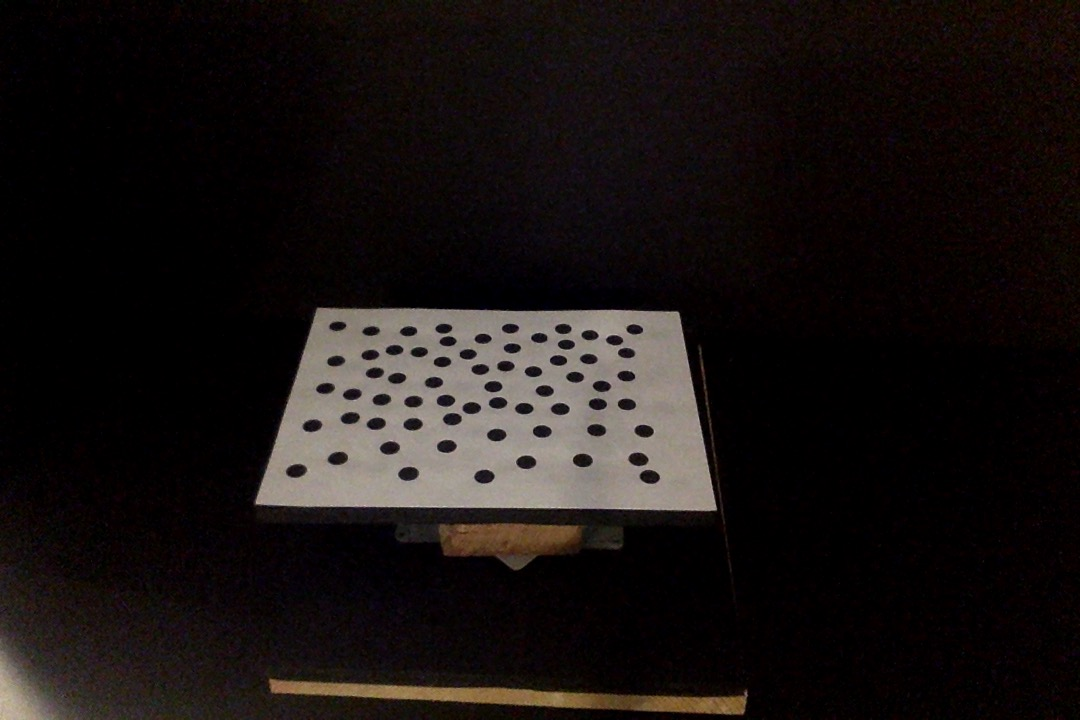
%> input picture patterncalib/CALIMAGES/cal01.jpg, 1080 x 720 px
$ octave --eval "result = detectellipses_v2('CALIMAGES/cal01.jpg');"   (GNU Octave 9; MATLAB toolbox functions it lacks are replaced by stand-ins)
%> lines starting %> are read from the running program, lines starting %| are printed output that depends on the picture
function [ellipses,area,imsize] = detectellipses_v2(fname,THRESH)
%> called with fname = 'CALIMAGES/cal01.jpg'
% ellipses = detectellipses_v2(fname,THRESH)
if nargin<2
    THRESH = 50;
end

if size(fname,1)==1
    I = imread(fname);
%> I is the input picture: size 720x1080x3 uint8; mean R, G, B 24.8, 19.6, 18.3
    I = double(rgb2gray(I));
%> I: size 720x1080 double
else
    I = fname;
end;
imsize = size(I);
%> imsize = [720 1080]
MIN_ELLIP_SIZE = floor(prod(size(I))/80^2);
%> MIN_ELLIP_SIZE = 121
MAX_ELLIP_SIZE = floor(prod(size(I))/8^2);
%> MAX_ELLIP_SIZE = 12150

[L,nlabels] = bwlabel(I<THRESH);
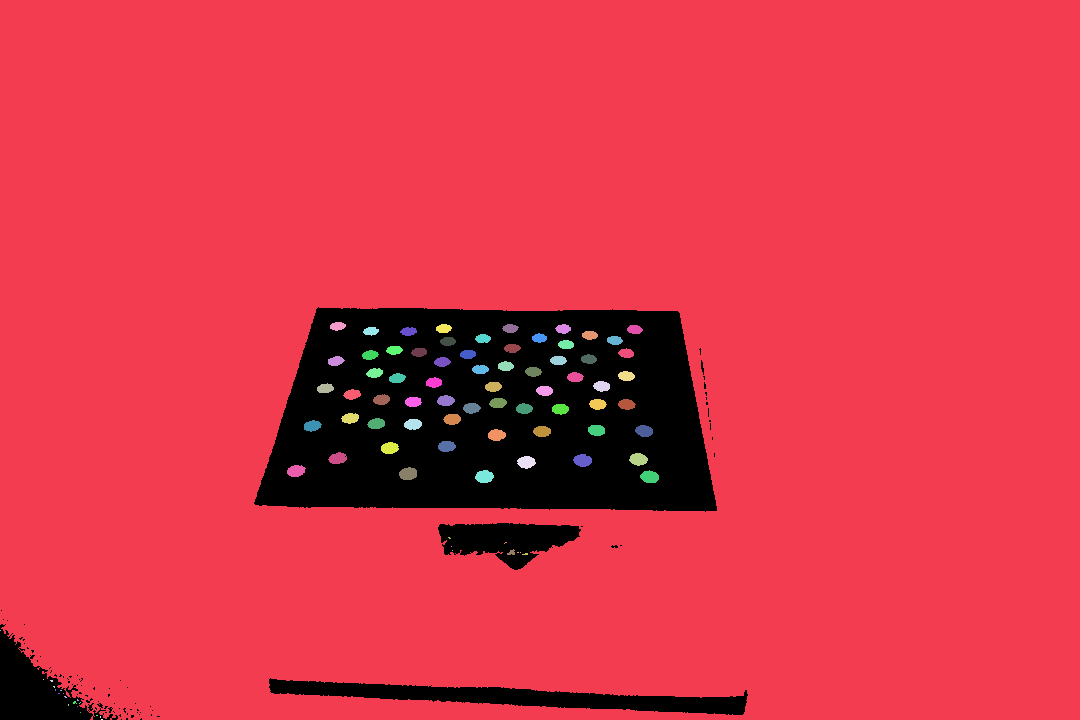
%> L: size 720x1080 double; 92 distinct labels, from 0 to 91; one colour per label, 0 black
%> nlabels = 91
STATS = regionprops(L,'Area','Centroid','MajorAxisLength','MinorAxisLength','Orientation');
%> STATS = 91 regions; largest, Area, Centroid, MajorAxisLength, MinorAxisLength and Orientation: 679244 [550.4 347.1] 1309.4 860.7 -1.64, 189 [485 477.2] 18.68 12.99 2.78, 188 [408.8 474.3] 18.74 12.87 7.5, 186 [583.3 461] 18.81 12.71 -4.13, 185 [650.3 477.5] 19.04 12.45 -7.24

ellipses = [cell2mat({STATS.Area}') cell2mat({STATS.Centroid}') cell2mat({STATS.MajorAxisLength}')/2 cell2mat({STATS.MinorAxisLength}')/2 -cell2mat({STATS.Orientation}')*pi/180];
%> ellipses = 91 rows, first 8: [679244 550.4 347.1 654.7 430.4 0.0287; 1 1 631 0.577 0.577 0; 1 44 680 0.577 0.577 0; 5 52.2 681.4 1.65 1.06 0.322; 3 54.67 687.3 1.29 0.882 0.785; 2 56 690.5 1.15 0.577 -1.57; 2 59.5 694 1.15 0.577 0; 2 61.5 691 1.15 0.577 0]

b = ellipses(:,1)>MIN_ELLIP_SIZE & ellipses(:,1)<MAX_ELLIP_SIZE & abs(log(ellipses(:,4))-log(ellipses(:,5)))<log(3);
%> b = 91 logical values, 45 true


ellipses = ellipses(b,:);
%> ellipses = 45 rows, first 8: [173 296.6 471.5 9.38 5.93 -0.179; 153 312.9 426.4 9.05 5.44 -0.172; 129 325.9 389 8.71 4.77 -0.11; 123 336.4 361.6 8.34 4.76 -0.178; 166 338.4 458.9 9.41 5.7 -0.175; 147 350.9 418.8 9.01 5.26 -0.131; 138 352.8 395 8.73 5.1 -0.128; 123 370.7 355.6 8.3 4.77 -0.137]
area = ellipses(:,1);
%> area = 45 values, max 189 at index 24, min 123 at index 4, mean 148.8
ellipses = ellipses(:,2:end);
%> ellipses = 45 rows, first 8: [296.6 471.5 9.38 5.93 -0.179; 312.9 426.4 9.05 5.44 -0.172; 325.9 389 8.71 4.77 -0.11; 336.4 361.6 8.34 4.76 -0.178; 338.4 458.9 9.41 5.7 -0.175; 350.9 418.8 9.01 5.26 -0.131; 352.8 395 8.73 5.1 -0.128; 370.7 355.6 8.3 4.77 -0.137]
%> `result = detectellipses_v2('CALIMAGES/cal01.jpg');`: result has the same summary as ellipses in detectellipses_v2


% figure;imshow(uint8(I));hold;
% for k=1:size(ellipses,1)
%     drawellip_std(ellipses(k,:),'g-',3);
% end;

$ run again, on patterncalib/CALIMAGES/cal03.jpg
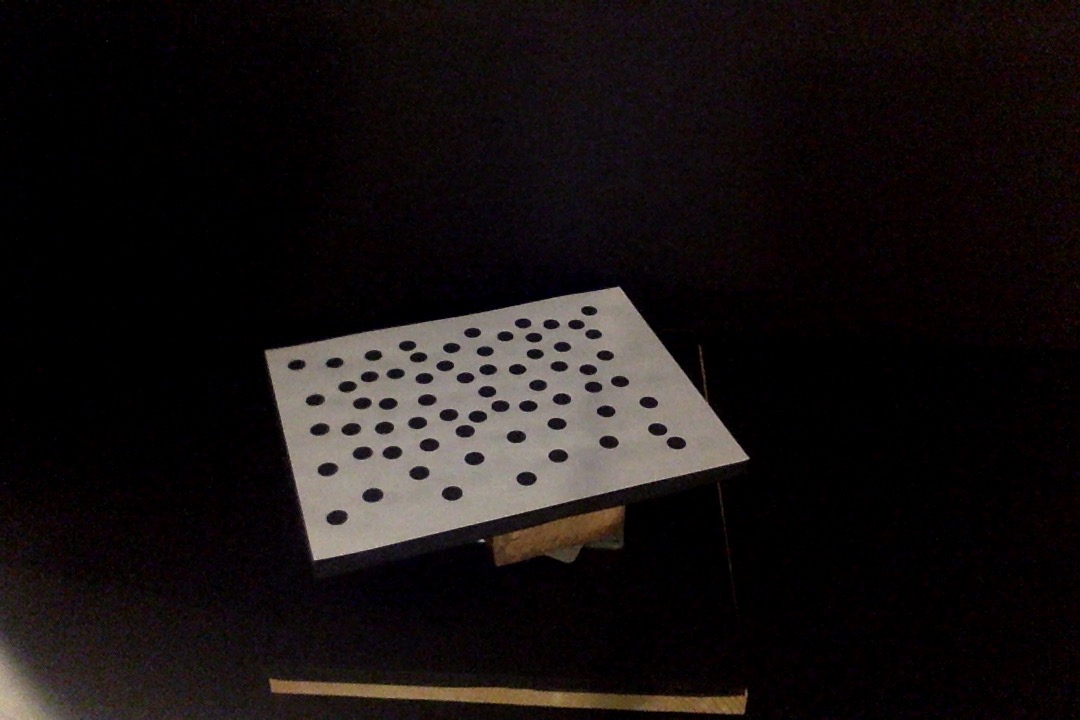
%> input picture patterncalib/CALIMAGES/cal03.jpg, 1080 x 720 px
%> in detectellipses_v2, I is the input picture: size 720x1080x3 uint8; mean R, G, B 24.2, 19.1, 18.7
%> I: size 720x1080 double
%> in detectellipses_v2, `[L,nlabels] = bwlabel(I<THRESH);`:
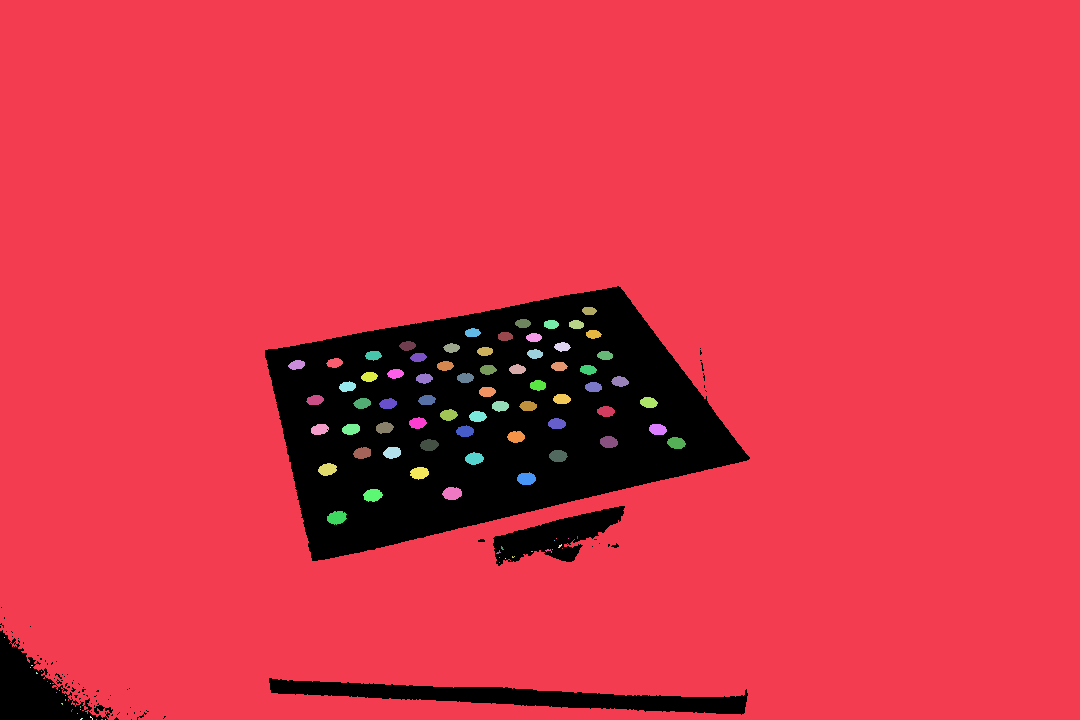
%> L: size 720x1080 double; 102 distinct labels, from 0 to 101; one colour per label, 0 black
%> nlabels = 101
%> STATS = 101 regions; largest, Area, Centroid, MajorAxisLength, MinorAxisLength and Orientation: 678199 [550.9 346.4] 1310.6 860.3 -1.81, 207 [337.4 518.2] 20.09 13.27 11.63, 203 [452.8 494] 19.83 13.14 3.29, 193 [373.3 495.8] 19.44 12.78 7.31, 191 [527 479.3] 19.29 12.69 0.432
%> in detectellipses_v2, `ellipses = [cell2mat({STATS.Area}') cell2mat({STATS.Centroid}') cell2m..`: ellipses = 101 rows, first 8: [678199 550.9 346.4 655.3 430.2 0.0315; 1 5 638 0.577 0.577 0; 1 31 668 0.577 0.577 0; 2 32.5 666 1.15 0.577 0; 3 37.33 673.7 1.29 0.882 0.785; 1 42 672 0.577 0.577 0; 1 48 682 0.577 0.577 0; 1 51 684 0.577 0.577 0]
%> b = 101 logical values, 49 true
%> in detectellipses_v2, `ellipses = ellipses(b,:);`: ellipses = 49 rows, first 8: [125 297.4 365.5 8.56 4.71 -0.186; 139 315.7 400.6 8.83 5.05 -0.133; 156 320.3 430 9.25 5.43 -0.203; 182 328.1 470 9.54 6.13 -0.191; 123 335.3 363.5 8.26 4.8 -0.134; 207 337.4 518.2 10.05 6.63 -0.203; 137 348 387.2 8.72 5.07 -0.134; 161 351.7 429.8 9.33 5.53 -0.151]
%> area = 49 values, max 207 at index 6, min 123 at index 5, mean 153
%> in detectellipses_v2, `ellipses = ellipses(:,2:end);`: ellipses = 49 rows, first 8: [297.4 365.5 8.56 4.71 -0.186; 315.7 400.6 8.83 5.05 -0.133; 320.3 430 9.25 5.43 -0.203; 328.1 470 9.54 6.13 -0.191; 335.3 363.5 8.26 4.8 -0.134; 337.4 518.2 10.05 6.63 -0.203; 348 387.2 8.72 5.07 -0.134; 351.7 429.8 9.33 5.53 -0.151]
%> result has the same summary as ellipses in detectellipses_v2
